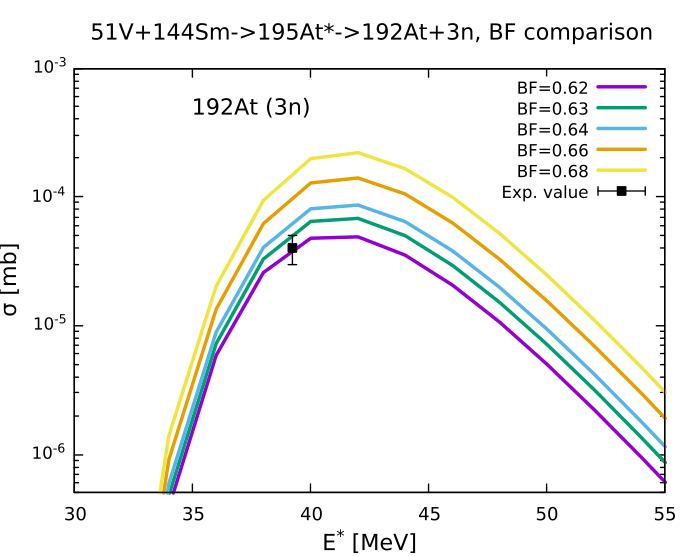

Generate this figure with gnuplot:
reset
set terminal qt enhanced size 500,400
set bmargin 3

set key opaque

set logscale y

set title '51V+144Sm->195At*->192At+3n, BF comparison' font ',12'

ymin=5e-7
ymax=1e-3
set yrange [ymin:ymax]

set xrange [30:55]
set format y "10^{%L}"

set ylabel '{/Symbol s} [mb]' font ',12' offset -1,0
set xlabel 'E^* [MeV]' font ',12' offset 0,0
set xtics font ',10'
set format x '%h'

set label '192At (3n)' font ',12' at 35,5e-4

plot for [i=0:4] '51V_144Sm_195At_barfac_comparison_192At.dat' index i using 1:5 with l lw 2.5 lt (i+1) title columnhead, '' index 5 using 1:2:3 with errorbars pt 5 lc rgb 'black' title 'Exp. value'

unset multiplot
